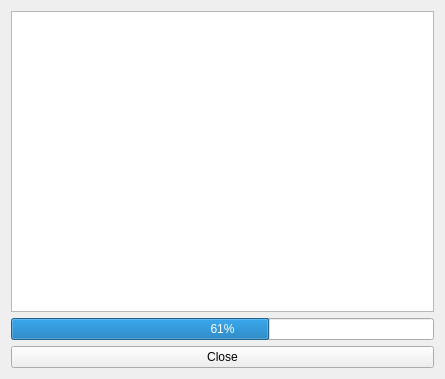
<?xml version="1.0" encoding="UTF-8"?>
<ui version="4.0">
 <class>DownloadForm</class>
 <widget class="QWidget" name="DownloadForm">
  <property name="geometry">
   <rect>
    <x>0</x>
    <y>0</y>
    <width>445</width>
    <height>379</height>
   </rect>
  </property>
  <property name="windowTitle">
   <string>Form</string>
  </property>
  <layout class="QVBoxLayout" name="verticalLayout">
   <item>
    <widget class="QListWidget" name="downloadItemList"/>
   </item>
   <item>
    <widget class="QProgressBar" name="progressBar">
     <property name="value">
      <number>61</number>
     </property>
    </widget>
   </item>
   <item>
    <widget class="QPushButton" name="closeBtn">
     <property name="text">
      <string>Close</string>
     </property>
    </widget>
   </item>
  </layout>
 </widget>
 <resources/>
 <connections/>
</ui>
